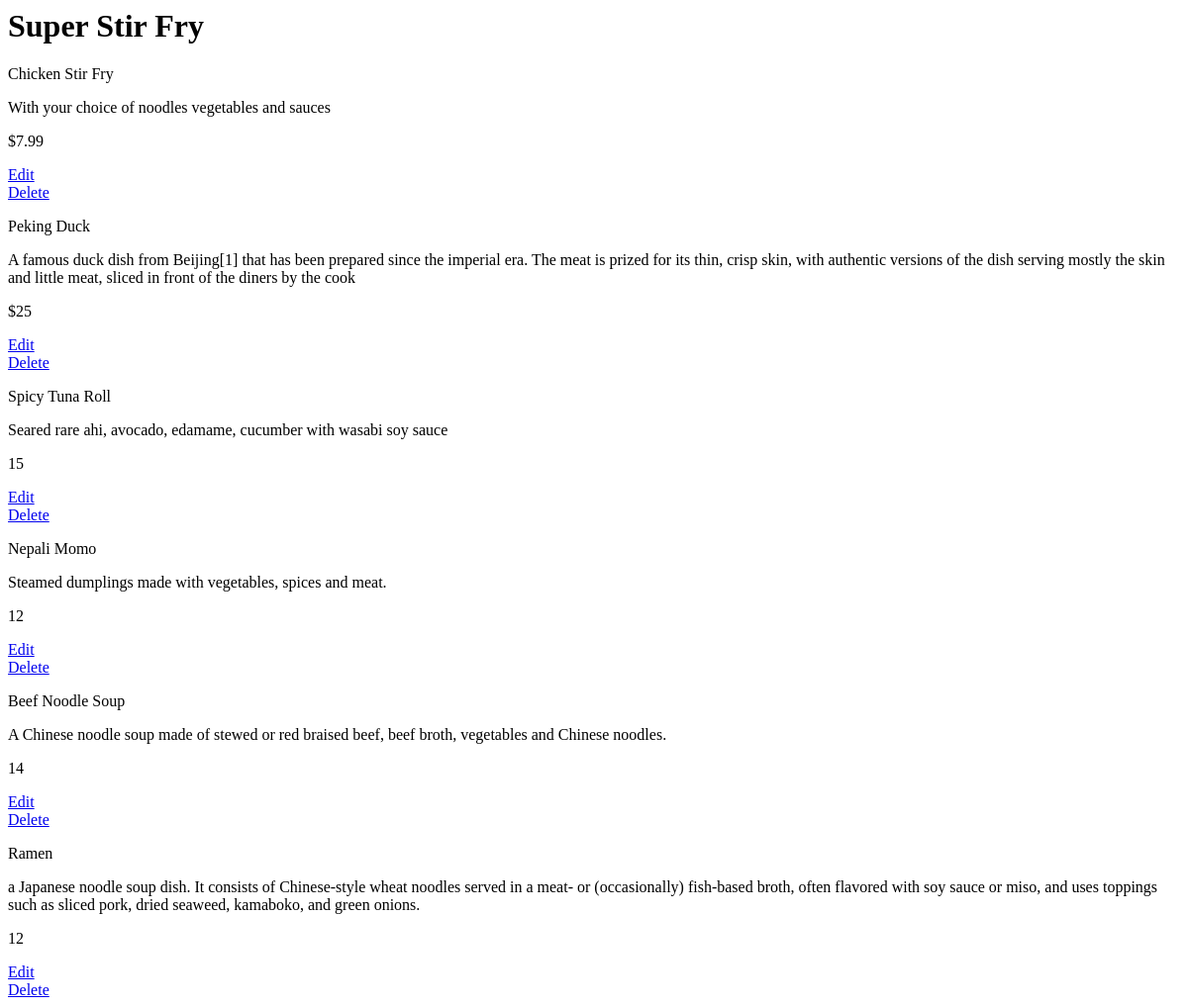
/restaurants/3/, run on an earlier commit of the app's database.
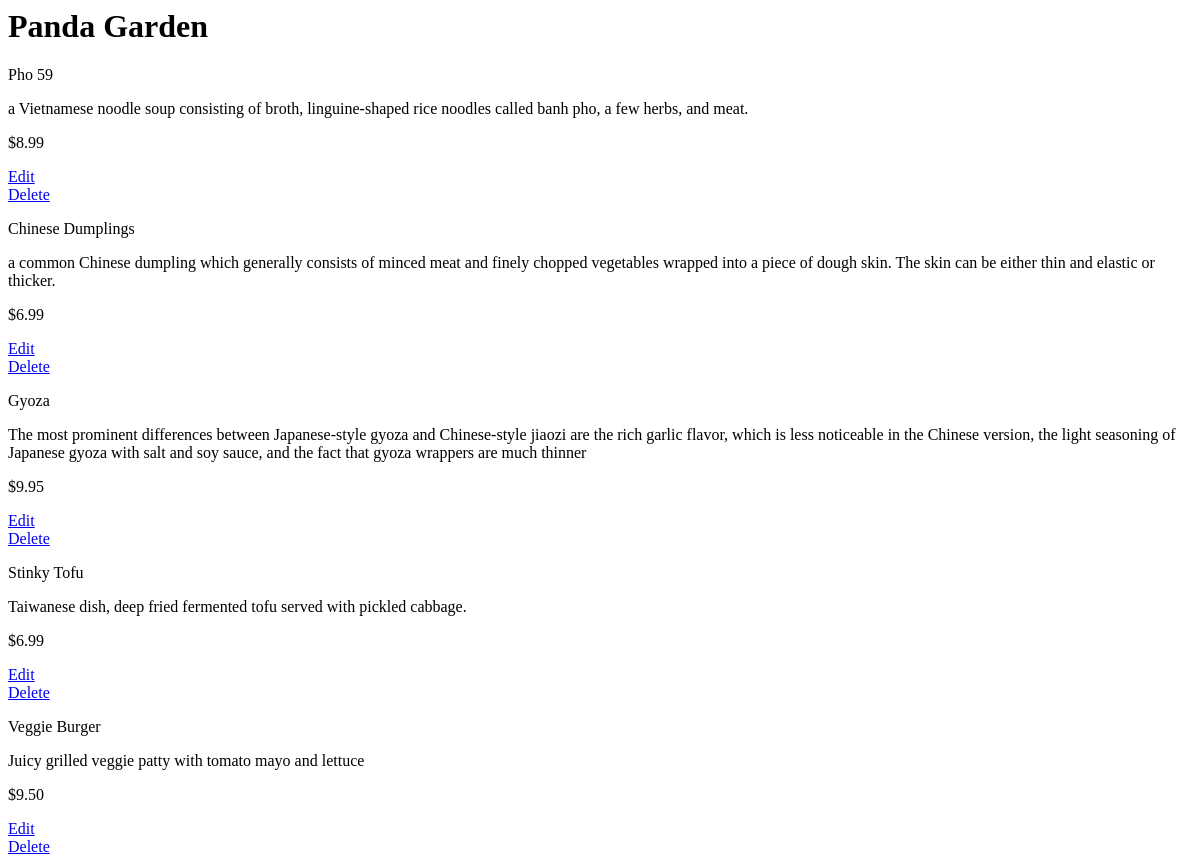
And on a later commit of the database.
### database_setup.py (models this page shows)
class Restaurant(Base):
	__tablename__ = 'restaurant'
	name = Column(String(80), nullable=False)
	id = Column(Integer, primary_key = True)

class MenuItem(Base):
	__tablename__ = 'menu_item'
	name = Column(String(80), nullable=False)
	id = Column(Integer, primary_key = True)
	course = Column(String(250))
	description = Column(String(250))
	price = Column(String(8))
	restaurant_id = Column(Integer, ForeignKey('restaurant.id'))
	restaurant = relationship(Restaurant)

### project.py (the view)
@app.route('/restaurants/<int:restaurant_id>/')
def restaurantMenu(restaurant_id):
	restaurant = session.query(Restaurant).filter_by(id = restaurant_id).one()
	items = session.query(MenuItem).filter_by(restaurant_id = restaurant_id)
	return render_template('menu.html', restaurant = restaurant, items = items)

### templates/menu.html (shortened to what this page needs)
<html>
	<body>
		<h1>{{restaurant.name}}</h1>
		{% for i in items %}
			<div>
				<p>{{i.name}}</p>
				<p>{{i.description}}</p>
				<p> {{i.price}} </p>
				<a href='{{url_for('editMenuItem', restaurant_id = restaurant.id, menu_id = i.id) }}'>Edit</a>
				<a href = '{{url_for('deleteMenuItem', restaurant_id = restaurant.id, menu_id = i.id ) }}'>Delete</a>
			</div>
		{% endfor %}
	</body>
</html>

What changed in the data, as far as the page shows it:
no longer on this page (row edited): MenuItem: name "Chicken Stir Fry", description "With your choice of noodles vegetables and sauces", price "$7.99"
no longer on this page (row edited): MenuItem: name "Peking Duck", description "A famous duck dish from Beijing[1] that has been prepared since the imperial era. The meat is prized for its thin, crisp skin, with authentic versions of the dish serving mostly the skin and little meat, sliced in front of the diners by the cook", price "$25"
no longer on this page (row edited): MenuItem: name "Spicy Tuna Roll", description "Seared rare ahi, avocado, edamame, cucumber with wasabi soy sauce", price "15"
no longer on this page (row edited): MenuItem: name "Nepali Momo", description "Steamed dumplings made with vegetables, spices and meat.", price "12"
no longer on this page (row edited): MenuItem: name "Beef Noodle Soup", description "A Chinese noodle soup made of stewed or red braised beef, beef broth, vegetables and Chinese noodles.", price "14"
no longer on this page (row edited): MenuItem: name "Ramen", description "a Japanese noodle soup dish. It consists of Chinese-style wheat noodles served in a meat- or (occasionally) fish-based broth, often flavored with soy sauce or miso, and uses toppings such as sliced pork, dried seaweed, kamaboko, and green onions.", price "12"
changed Restaurant: name "Super Stir Fry" → "Panda Garden"
now on this page (row edited): MenuItem: name "Pho 59", description "a Vietnamese noodle soup consisting of broth, linguine-shaped rice noodles called banh pho, a few herbs, and meat.", price "$8.99"
now on this page (row edited): MenuItem: name "Chinese Dumplings", description "a common Chinese dumpling which generally consists of minced meat and finely chopped vegetables wrapped into a piece of dough skin. The skin can be either thin and elastic or thicker.", price "$6.99"
now on this page (row edited): MenuItem: name "Gyoza", description "The most prominent differences between Japanese-style gyoza and Chinese-style jiaozi are the rich garlic flavor, which is less noticeable in the Chinese version, the light seasoning of Japanese gyoza with salt and soy sauce, and the fact that gyoza wrappers are much thinner", price "$9.95"
now on this page (row edited): MenuItem: name "Stinky Tofu", description "Taiwanese dish, deep fried fermented tofu served with pickled cabbage.", price "$6.99"
now on this page (row edited): MenuItem: name "Veggie Burger", description "Juicy grilled veggie patty with tomato mayo and lettuce", price "$9.50"
